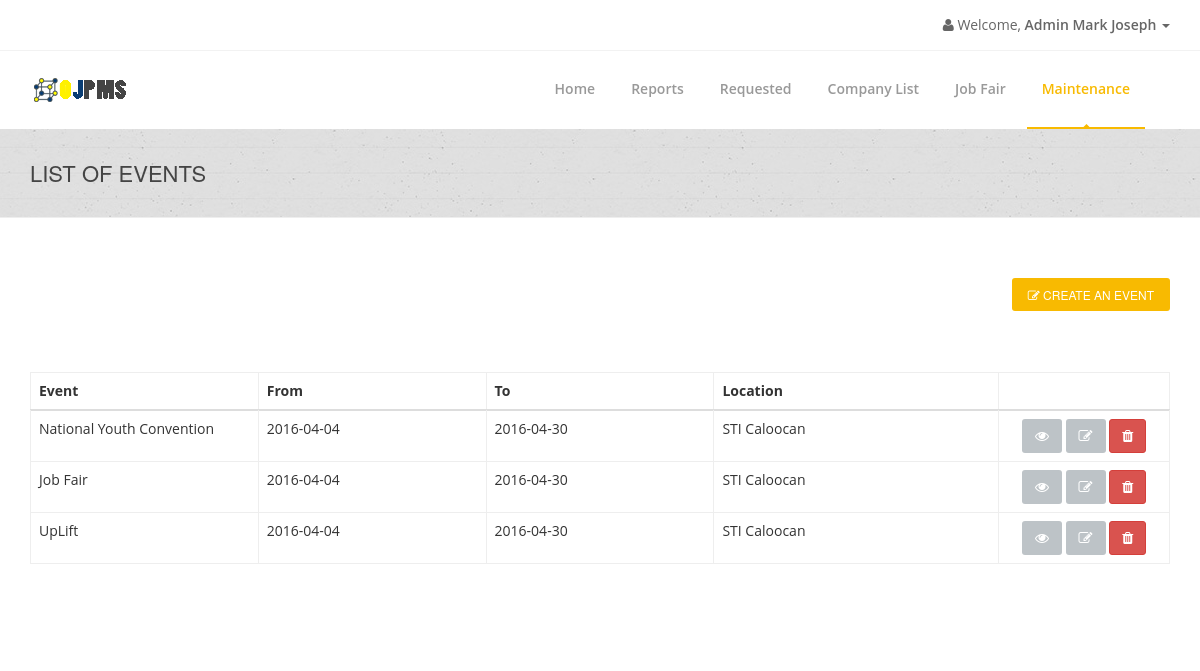
The page /admin/admin-calendar.php (signed in) on the database its author committed.
### tables this page shows
CREATE TABLE `admintbl` (
  `AdminID` int(11) NOT NULL AUTO_INCREMENT,
  `Username` varchar(255) NOT NULL,
  `Password` varchar(255) NOT NULL,
  `SaltedPassword` varchar(255) NOT NULL,
  `FirstName` varchar(255) NOT NULL,
  `MiddleName` varchar(255) NOT NULL,
  `LastName` varchar(255) NOT NULL,
  `Position` varchar(255) NOT NULL,
  `Address` varchar(255) NOT NULL,
  `ContactNumber` varchar(255) NOT NULL,
  `Usertype` varchar(255) NOT NULL,
  PRIMARY KEY (`AdminID`)
);

CREATE TABLE `admineventtbl` (
  `EventID` int(11) NOT NULL AUTO_INCREMENT,
  `AdminID` varchar(255) DEFAULT NULL,
  `EventTitle` varchar(255) DEFAULT NULL,
  `EventDatef` varchar(255) DEFAULT NULL,
  `EventDatet` varchar(255) DEFAULT NULL,
  `Location` varchar(255) DEFAULT NULL,
  `Description` varchar(255) DEFAULT NULL,
  `Status` varchar(255) DEFAULT NULL,
  `ProfileImage` varchar(255) DEFAULT NULL,
  PRIMARY KEY (`EventID`)
);

### connection.php (called while the page is built, shortened)
<?php
class GSecureSQLConfig
{
    static function get_mysqli_config($type = NULL)
    {
        if (strtoupper($type) == 'LOCALHOST') {
            return array(
                'host' => 'localhost:3306',
                'user' => 'root',
                'pass' => '',
                'db' => 'e2edb'
            );
        } else {
            return array(
                'host' => 'mysql.hostinger.ph',
                'user' => 'u305071956_e2edb',
                'pass' => 'ocCWVkS7qe',
                'db' => 'u305071956_e2edb'
            );
        }
    }
}
class GSecureSQL
{
    private static $config;
    private static function _get_mysqli_config()
    {
        self::$config = GSecureSQLConfig::get_mysqli_config();
    }
    static function query($sql, $has_return = FALSE, $types = NULL)
    {
        $cn = new mysqli(
            self::$config['host'],
            self::$config['user'],
            self::$config['pass'],
            self::$config['db']
        );
        $ret = NULL;
        $st = $cn->prepare($sql);
        if (is_null($types)) {
            if (!$has_return) {
                $st->execute();
                $st->close();
                $cn->close();
                $ret = 'Query has been executed';
            } else {
                $st->execute();
                $code_result = '$st->bind_result(';
                $bool = false;
                $p = array();
                for($i = 0; $i < $st->field_count; $i++){
                    if(!$bool){
                        $bool = true;
                        $code_result .= '$p[' . $i . ']';
                    }else{
                        $code_result .= ',$p[' . $i . ']';
                    }
                }
                $code_result .= ');';
                eval($code_result);
                $ret = array();
                $k = 0;
                while($st->fetch()){
                    for($i = 0; $i < count($p); $i++){
                        $ret[$k][$i] = $p[$i];
                    }
                    $k++;
                }
                $st->close();
                $cn->close();
            }
        } else {
            if (!$has_return) {
                $arg = func_get_args();
                $code = '$st->bind_param($types';
                for ($i = 3; $i < count($arg); $i++) {
                    $code .= ',$arg[' . $i . ']';
                }
                $code .= ');';
                eval($code);
                $st->execute();
                $st->close();
                $cn->close();
            } else {
                $arg = func_get_args();
                $code = '$st->bind_param($types';
                for ($i = 3; $i < count($arg); $i++) {
                    $code .= ',$arg[' . $i . ']';
                }
                $code .= ');';
                eval($code);
                $st->execute();
                $code_result = '$st->bind_result(';
                $bool = false;
                $p = array();
                for($i = 0; $i < $st->field_count; $i++){
                    if(!$bool){
                        $bool = true;
                        $code_result .= '$p[' . $i . ']';
                    }else{
                        $code_result .= ',$p[' . $i . ']';
                    }
                }
                $code_result .= ');';
                eval($code_result);
                $ret = array();
                $k = 0;
                while($st->fetch()){
                    for($i = 0; $i < count($p); $i++){
                        $ret[$k][$i] = $p[$i];
                    }
                    $k++;
                }
            }
        }
        return $ret;
    }
}

### admin/admin-calendar.php (the view, shortened to what this page needs)
<?php
include('../connection.php');
if(isset($_SESSION['AdminID'])){
    $AdminID = $_SESSION['AdminID'];
}else{
    header("location: ../login-admin.php");
}
$infoquery =
    GSecureSQL::query(
        "SELECT FirstName FROM admintbl WHERE AdminID = ?",
        TRUE,
        "s",
        $AdminID
    );
$FirstName = $infoquery[0][0];
?>
<!doctype html>
<html lang="en">
<head>
    <link href="../css/bootstrap.min.css" rel="stylesheet"/>
    <link href="../css/bootstrapValidator.min.css" rel="stylesheet"/>
    <link rel="stylesheet" href="../css/font-awesome.min.css" type="text/css" media="screen">
    <link rel="stylesheet" type="text/css" href="../fonts/ffonts/montserrat.css">
    <link rel="stylesheet" type="text/css" href="../fonts/ffonts/open-sans.css">
    <link rel="stylesheet" type="text/css" href="../css/slicknav.css" media="screen">
    <link rel="stylesheet" type="text/css" href="../css/style.css" media="screen">
    <link rel="stylesheet" type="text/css" href="../css/responsive.css" media="screen">
    <link rel="stylesheet" type="text/css" href="../css/animate.css" media="screen">
    <link rel="stylesheet" type="text/css" href="../css/colors/yellow.css" title="yellow" media="screen"/>
    <link rel="stylesheet" href="../css/notif.css"/>
</head>
<body>
    <div id="container">
        <div class="hidden-header"></div>
        <header class="clearfix">
            <div class="top-bar">
                <div class="container">
                    <div class="row">
                        <div class="col-md-7">
                            <ul class="contact-details">
                            </ul>
                        </div>
                        <div class="col-md-5">
                            <ul class="nav navbar-nav navbar-right">
                                <li class="dropdown">
                                    <a href="#" class="dropdown-toggle" data-toggle="dropdown"><b class="fa fa-user"></b> Welcome, <b>Admin <?php echo $FirstName; ?> </b><b class="caret"></b></a>
                                </li>
                            </ul>
                        </div>
                    </div>
                </div>
            </div>
            <div class="navbar navbar-default navbar-top">
                <div class="container">
                    <div class="navbar-header">
                         <a class="navbar-brand" href="">
                            <img src="../images/ojpms.png">
                        </a>
                    </div>
                    <div class="navbar-collapse collapse">
                        <ul class="nav navbar-nav navbar-right">
                            <li>
                                <a href="admin.php">Home</a>
                            </li>
                            <li>
                                <a>Reports</a>
                            </li>
                            <li>
                                <a href="admin-requested.php">Requested</a>
                            </li>
                            <li>
                                <a>Company List</a>
                            </li>
                            <li>
                                <a href="job-fair.php">Job Fair</a>
                            </li>
                            <li>
                                <a class="active">Maintenance</a>
                            </li>
                        </ul>
                    </div>
                </div>
            </div>
        </header>
        <div class="page-banner">
            <div class="container">
                <div class="row">
                    <div class="col-md-6">
                        <h2>List of Events</h2>
                    </div>
                </div>
            </div>
        </div>
        <div id="content">
            <div class="container">
                <div class="row">
                    <div class="col-md-6">
                    </div>
                    <div class="col-md-6">
                        <a href="admin-calendarcreateevent.php" class="main-button" style="float:right;">
                            <span class="fa fa-pencil-square-o fa-1x"></span> Create an Event
                        </a>
                    </div>
                </div>
                <div class="hr1" style="margin-top:30px;margin-bottom:30px;"></div>
                <div class="hr2"></div>
                <table class="table segment table-hover">
                    <thead>
                        <tr>
                            <th width="20%">Event</th>
                            <th width="20%">From</th>
                            <th width="20%">To</th>
                            <th width="25%">Location</th>
                            <th width="20%"></th>
                    </thead>
                    <tbody>
                        <?php
                            $adminevent_tbl =
                                GSecureSQL::query(
                                    "SELECT * FROM admineventtbl WHERE `AdminID` = ?",
                                    TRUE,
                                    "s",
                                    $AdminID
                                );
                            foreach ($adminevent_tbl as $value) {
                            $EventID = $value[0];
                            $eventtitle = $value[2];
                            $datefrom = $value[3];
                            $dateto = $value[4];
                            $location = $value[5];
                        ?>
                        <tr>
                            <td width="15%"><?php echo $eventtitle;?></td>
                            <td width="20%"><?php echo $datefrom; ?></td>
                            <td width="20%"><?php echo $dateto; ?></td>
                            <td width="25%"><?php echo $location;?></td>
                            <td width="25%" class="text-center">
                                <button class="btn btn-default" data-toggle="modal"
                                    data-target="#PreviewEvent<?php echo $EventID; ?>">
                                    <i class="fa fa-eye"></i>
                                </button>
                                <button class="btn btn-default" data-toggle="modal"
                                    data-target="#EditEvent<?php echo $EventID; ?>">
                                    <i class="fa fa-pencil-square-o fa-1x"></i>
                                </button>
                                <button class="btn btn-danger" data-toggle="modal"
                                    data-target="#DeleteEvent<?php echo $EventID; ?>">
                                    <i class="fa fa-trash fa-1x"></i>
                                </button>
                           </td>
                        </tr>
                        <?php
                        }
                        ?>
                    </tbody>
                </table>
            </div>
        </div>
    </div>
</body>
</html>

### css/colors/yellow.css (style rules this page uses)
a { color: #444; }
a.main-button, input[type="submit"] { background-color: #f8ba01; }
.navbar-default .navbar-nav > li:hover > a, .navbar-default .navbar-nav > li > a.active { color: #f8ba01; }
.navbar-default .navbar-nav > li > a:after { background-color: #f8ba01; }
.navbar-default .navbar-nav > li > a.active, .navbar-default .navbar-nav > li:hover > a { border-color: #f8ba01; }

### rows shown on the page
admintbl: FirstName "Mark Joseph"
admineventtbl: EventTitle "National Youth Convention", EventDatef "2016-04-04", EventDatet "2016-04-30", Location "STI Caloocan"
admineventtbl: EventTitle "Job Fair", EventDatef "2016-04-04", EventDatet "2016-04-30", Location "STI Caloocan"
admineventtbl: EventTitle "UpLift", EventDatef "2016-04-04", EventDatet "2016-04-30", Location "STI Caloocan"
